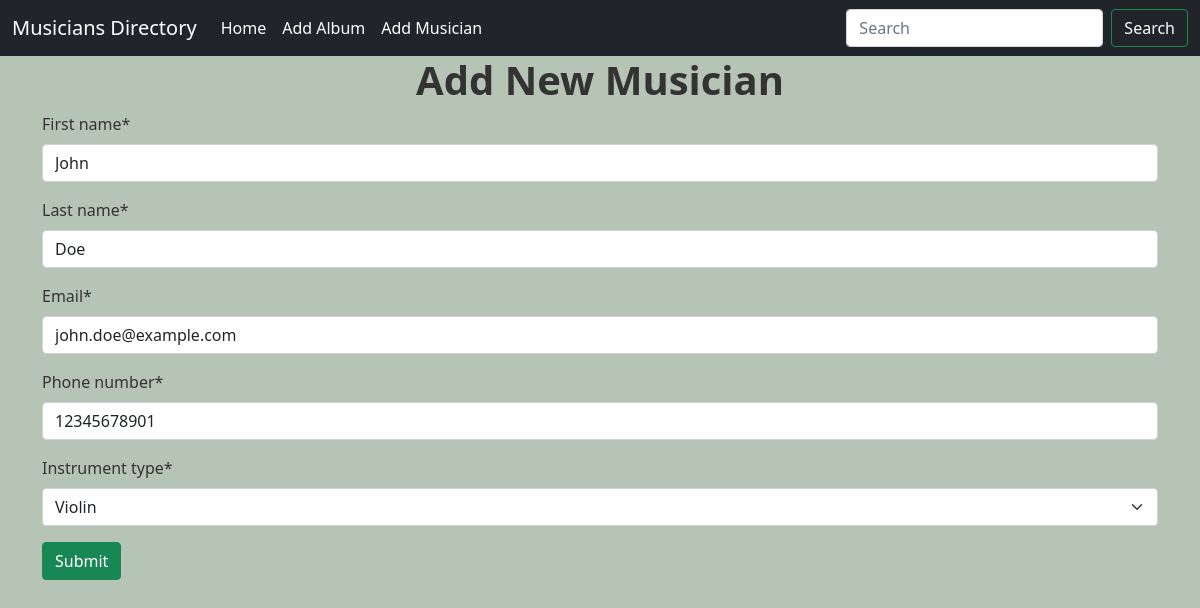
The page /musician/edit/1 on the database its author committed.
### musician/models.py (models this page shows, shortened)
class musicians(models.Model):
    first_name = models.CharField(max_length=100)
    last_name = models.CharField(max_length=100)
    email = models.EmailField()
    phone_number = models.CharField(max_length=11)
    instruments = [
        ("Guitar", "Guitar"),
        ("Piano", "Piano"),
        ("Violin", "Violin"),
        ("Cello", "Cello"),
        ("Brass instrument", "Brass instrument"),
    ]
    instrument_type = models.CharField(max_length=50,choices=instruments)

### musician/views.py (the view)
# urls.py: path('edit/<int:id>', views.editMusician, name='editMusician'),
def editMusician(request, id):
    musician = musicians.objects.get(pk=id)
    form = forms.add_musician(instance=musician)
    if request.method == 'POST':
        form = forms.add_musician(request.POST, instance=musician)
        if form.is_valid():
            form.save()
            return redirect('home')
    return render(request, 'musician.html', {'form': form})

### musician/forms.py
class add_musician(forms.ModelForm):
    class Meta:
        model = models.musicians
        fields = '__all__'

### musician/templates/musician.html
{% extends "base.html" %}
{% block content %}
{% load crispy_forms_tags %}
<h1 class="text-center fw-bold">Add New Musician</h1>
<form method="post" class="container">
  {% csrf_token %} {{ form|crispy }}
  <button type="submit" class="btn btn-success">Submit</button>
</form>
{% endblock  %}

### templates/base.html (style rules this page uses)
body { background-color: #B6C4B6; color: #333; }

### rows shown on the page
musicians: first_name "John", last_name "Doe", email "john.doe@example.com", phone_number "12345678901", instrument_type "Violin"
